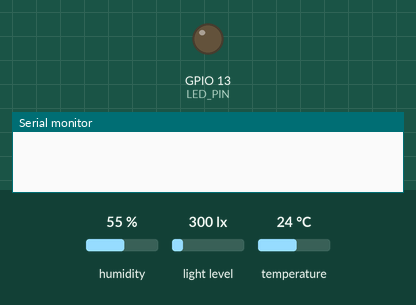
A program run on a simulated ESP32. Shown: output pins drawn as LEDs (lit = HIGH), the last lines printed to the serial monitor. The inputs (shaded band) are chosen by the test bench; at power-on: light level 300 lx, humidity 55 %, temperature 24 °C.

Above: at 1.3 s.
1.4 s: light level set to 368 lx
5.5 s: light level set to 419 lx
At 7.4 s:
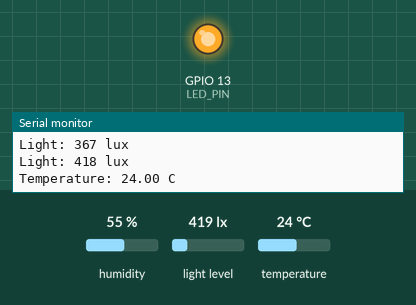
8.4 s: light level set to 40 lx
At 10.5 s:
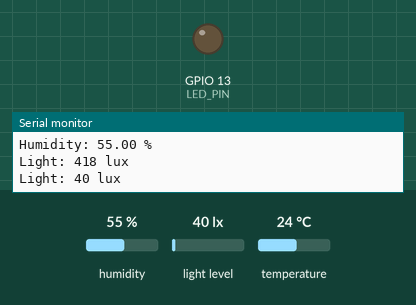
11.5 s: light level set to 500 lx
At 12.8 s:
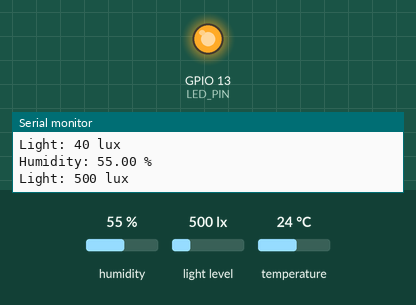
Timing chart, 0 to 14.5 s (numbered marks = the images above; inputs shaded):
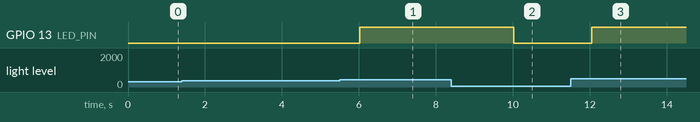

Measured:
- the behaviour switches between 401 and 402 lx on light level (found by bisection; images 0 and 1)
- after the input at 5.5 s, GPIO 13 (LED_PIN): LOW → HIGH after 0.53 s
- after the input at 8.4 s, GPIO 13 (LED_PIN): HIGH → LOW after 1.6 s
- after the input at 11.5 s, GPIO 13 (LED_PIN): LOW → HIGH after 0.55 s

The program:

main.cpp
```cpp
#include <Adafruit_Sensor.h>
#include <DHT.h>
#include <Wire.h>
#include <BH1750.h>

// Pin definitions
const int DHT_PIN = 4; // DHT11 sensor
const int LED_PIN = 13; //  LED
const int LIGHT_SENSOR_ADDRESS = 0x23; // I2C address of light sensor

// Sensor type definitions
const int DHT_TYPE = DHT11; // DHT11 sensor
const int LIGHT_SENSOR_TYPE = BH1750::ONE_TIME_HIGH_RES_MODE; // 1 lx resolution

// Sensor objects
DHT dht(DHT_PIN, DHT_TYPE); // DHT11 sensor
BH1750 lightMeter; // I2C address 0x23

void setup() {
  Serial.begin(115200); // Initialize serial communication
  Wire.begin(21, 22); // SDA, SCL
  dht.begin(); // Initialize temperature/humidity sensor
  lightMeter.begin(); // Initialize light sensor
  delay(100);  // Wait for sensor to initialize
  pinMode(LED_PIN, OUTPUT);
}

void loop() {
  static unsigned long lastTempTime = 0; //this static variable is for the temperature to be read every 7 seconds
  static unsigned long lastHumidityTime = 0; //this static variable is for the humidity to be read every 4 seconds
  static unsigned long lastLightTime = 0; //this static variable is for the light to be read every 2 seconds

  // Take temperature reading every 7 seconds
  if (millis() - lastTempTime >= 7000) {
    float temperature = dht.readTemperature();  //make the DHT11 read the temperature
    if (!isnan(temperature)) { //if the temperature is not a number, print the temperature
      Serial.print("Temperature: "); //print the temperature
      Serial.print(temperature);
      Serial.println(" C");
    } else {
      Serial.println("Error reading temperature!");  //if the temperature is a number, print an error message
    }
    lastTempTime = millis(); //this is to make the temperature read every 7 seconds
  }

  // Take humidity reading every 4 seconds
  if (millis() - lastHumidityTime >= 4000) { //this is to make the humidity read every 4 seconds
    float humidity = dht.readHumidity(); //make the DHT11 read the humidity
    if (!isnan(humidity)) { //if the humidity is not a number, print the humidity
      Serial.print("Humidity: "); //print the humidity
      Serial.print(humidity);
      Serial.println(" %");
    } else {
      Serial.println("Error reading humidity!"); //if the humidity is a number, print an error message
    }
    lastHumidityTime = millis();
  }

  // Take light reading every 2 seconds
  if (millis() - lastLightTime >= 2000) {
    uint16_t lux = lightMeter.readLightLevel();  //to make the BH1750 read the light level
    if (!isnan(lux)) { //if the light level is not a number, print the light level
      Serial.print("Light: ");
      Serial.print(lux);
      Serial.println(" lux");

      // Turn on LED if light is less than 400 lux
      if (lux > 400) {
        digitalWrite(LED_PIN, HIGH); //turn on the LED
      } else {
        digitalWrite(LED_PIN, LOW); //turn off the LED
      }
    } else {
      Serial.println("Error reading light level!"); //if the light level is a number, print an error message
    }
    lastLightTime = millis(); //this is to make the light level read every 2 seconds
  }
}
```
